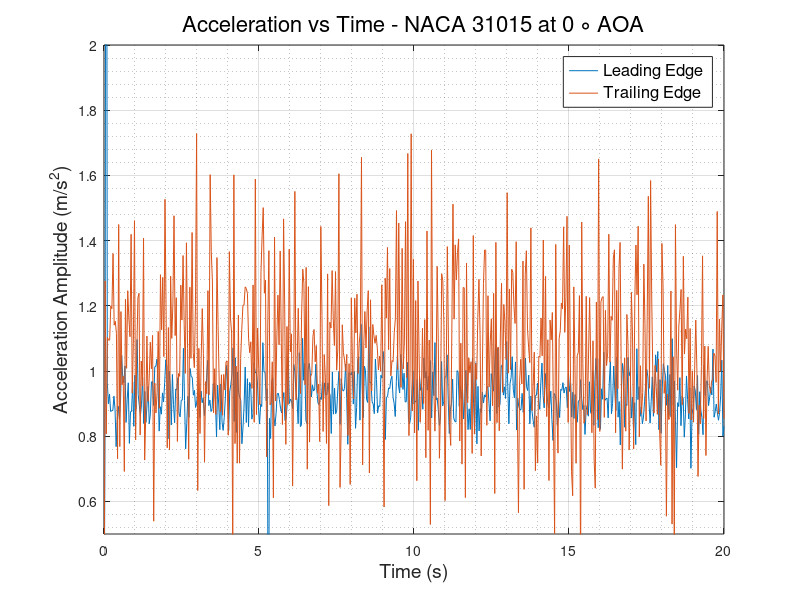
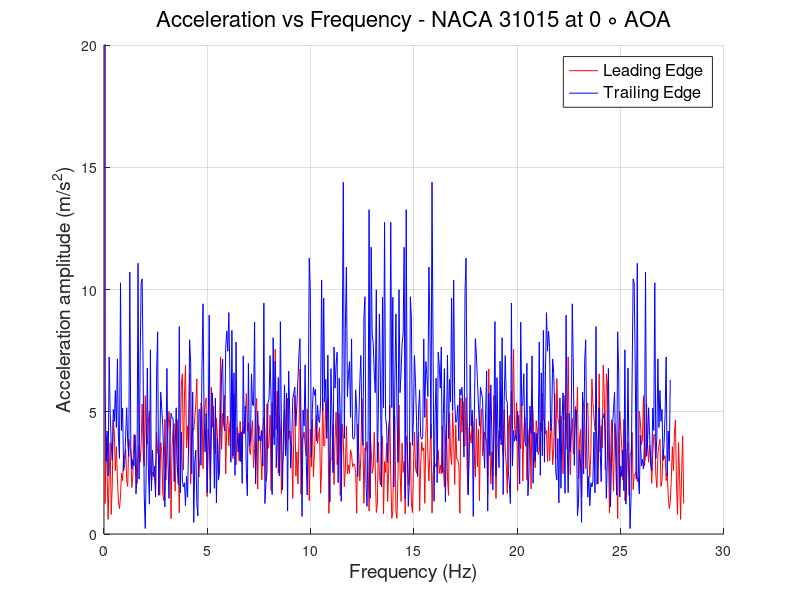

Write the MATLAB code that produced these figures, in order.
clc
clear
close all
%% READING ACCELEROMETER DATA and defining Variables
                        % LEADING EDGE %
data   = xlsread('LE_800rpm.csv');
LE_time   = data(:,1);
LE_X_acc  = data(:,2);
LE_Y_acc  = data(:,3);
LE_Z_acc  = data(:,4);
LE_R_acc  = sqrt(LE_X_acc.^2 + LE_Y_acc.^2 + LE_Z_acc.^2);
% plot(LE_time,LE_R_acc)
N      = numel(LE_time);
Ts     = abs(diff(LE_time(1:2)));
fs     = 1/Ts;
f_axis = [0:N-1]*fs/N;
A_freq_LE = fft(LE_R_acc);
figure(1) 
plot(LE_time,LE_R_acc)
hold on
figure(2)
hold on
plot(f_axis,abs(A_freq_LE),'-r','LineWidth',0.5)
grid on 
grid minor
                        % TRAILING EDGE %
data   = xlsread('TE_800rpm.csv');
TE_time   = data(:,1);
TE_X_acc  = data(:,2);
TE_Y_acc  = data(:,3);
TE_Z_acc  = data(:,4);
TE_R_acc  = sqrt(TE_X_acc.^2 + TE_Y_acc.^2 + TE_Z_acc.^2);
% plot(TE_time,TE_R_acc)
N      = numel(TE_time);
Ts     = abs(diff(TE_time(1:2)));
fs     = 1/Ts;
f_axis = [0:N-1]*fs/N;
A_freq_TE = fft(TE_R_acc);
figure(1)
plot(TE_time, TE_R_acc)
grid on
grid minor
xlabel('Time (s)','FontSize',14,'FontWeight','normal')
ylabel('Acceleration Amplitude (m/s^2)','FontSize',14,'FontWeight','normal')
legend ('Leading Edge','Trailing Edge','FontSize',12,'FontWeight','normal')
title('Acceleration vs Time - NACA 31015 at 0 \circ AOA','FontSize',16,'FontWeight','normal')
ylim([0.5 2])
figure(2)
plot(f_axis,abs(A_freq_TE),'-b','LineWidth',0.5)
grid on 
grid minor
ylabel('Acceleration amplitude (m/s^2)','FontSize',14,'FontWeight','normal')
xlabel('Frequency (Hz)','FontSize',14,'FontWeight','normal')
ylim([0 20])
legend ('Leading Edge','Trailing Edge','FontSize',12,'FontWeight','normal')
title('Acceleration vs Frequency - NACA 31015 at 0 \circ AOA','FontSize',16,'FontWeight','normal')
